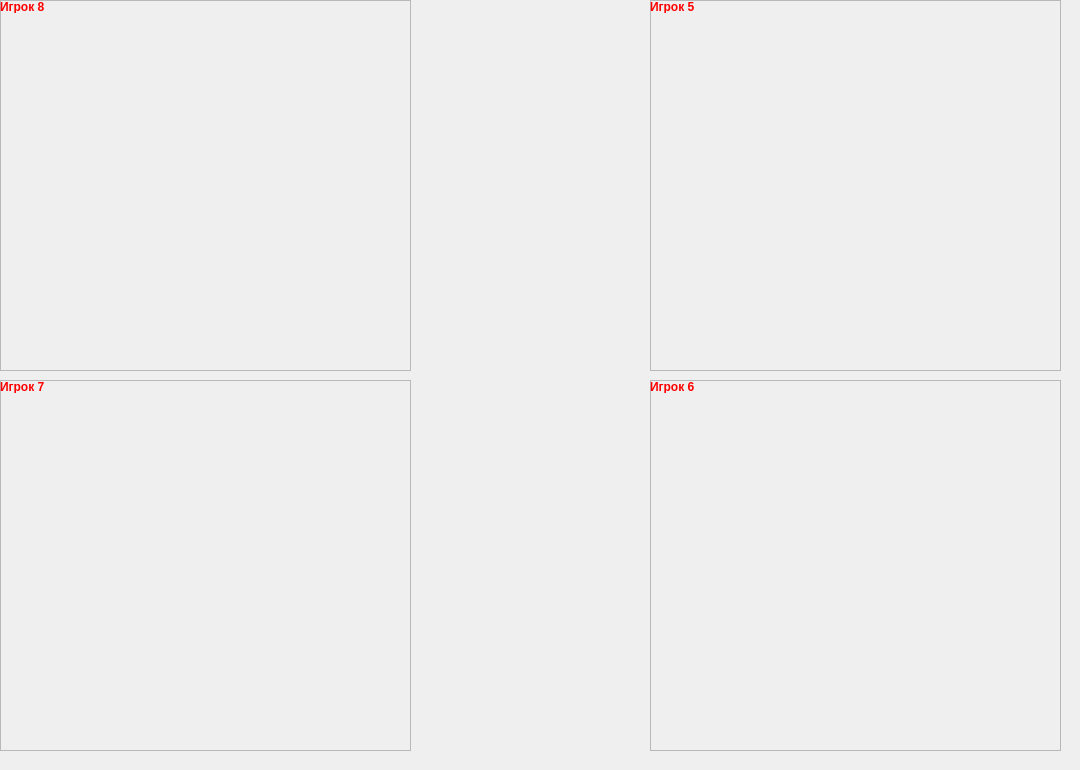
    <widget class="QWidget" name="tab_3">
     <attribute name="title">
      <string>5-8</string>
     </attribute>
     <widget class="QLabel" name="label_3">
      <property name="geometry">
       <rect>
        <x>0</x>
        <y>0</y>
        <width>1071</width>
        <height>761</height>
       </rect>
      </property>
      <property name="text">
       <string/>
      </property>
      <property name="pixmap">
       <pixmap>data/table2.png</pixmap>
      </property>
      <property name="scaledContents">
       <bool>true</bool>
      </property>
     </widget>
     <widget class="QExLabel" name="eventLabel_2" native="true">
      <property name="geometry">
       <rect>
        <x>430</x>
        <y>190</y>
        <width>201</width>
        <height>311</height>
       </rect>
      </property>
      <property name="text" stdset="0">
       <string/>
      </property>
     </widget>
     <widget class="QFrame" name="frame_5">
      <property name="geometry">
       <rect>
        <x>650</x>
        <y>0</y>
        <width>411</width>
        <height>371</height>
       </rect>
      </property>
      <property name="frameShape">
       <enum>QFrame::StyledPanel</enum>
      </property>
      <property name="frameShadow">
       <enum>QFrame::Raised</enum>
      </property>
      <widget class="QLabel" name="nameLabel_5">
       <property name="geometry">
        <rect>
         <x>0</x>
         <y>0</y>
         <width>52</width>
         <height>13</height>
        </rect>
       </property>
       <property name="palette">
        <palette>
         <active>
          <colorrole role="WindowText">
           <brush brushstyle="SolidPattern">
            <color alpha="255">
             <red>255</red>
             <green>0</green>
             <blue>0</blue>
            </color>
           </brush>
          </colorrole>
         </active>
         <inactive>
          <colorrole role="WindowText">
           <brush brushstyle="SolidPattern">
            <color alpha="255">
             <red>255</red>
             <green>0</green>
             <blue>0</blue>
            </color>
           </brush>
          </colorrole>
         </inactive>
         <disabled>
          <colorrole role="WindowText">
           <brush brushstyle="SolidPattern">
            <color alpha="255">
             <red>120</red>
             <green>120</green>
             <blue>120</blue>
            </color>
           </brush>
          </colorrole>
         </disabled>
        </palette>
       </property>
       <property name="font">
        <font>
         <weight>75</weight>
         <bold>true</bold>
        </font>
       </property>
       <property name="text">
        <string>Игрок 5</string>
       </property>
      </widget>
      <widget class="QExLabel" name="PersonLabel_5" native="true">
       <property name="geometry">
        <rect>
         <x>10</x>
         <y>20</y>
         <width>141</width>
         <height>241</height>
        </rect>
       </property>
       <property name="text" stdset="0">
        <string/>
       </property>
       <property name="pixmap" stdset="0">
        <pixmap>data/card.png</pixmap>
       </property>
       <property name="scaledContents" stdset="0">
        <bool>true</bool>
       </property>
      </widget>
      <widget class="QExLabel" name="LivesLabel_5" native="true">
       <property name="geometry">
        <rect>
         <x>310</x>
         <y>20</y>
         <width>91</width>
         <height>141</height>
        </rect>
       </property>
       <property name="text" stdset="0">
        <string/>
       </property>
       <property name="pixmap" stdset="0">
        <pixmap>data/card.png</pixmap>
       </property>
       <property name="scaledContents" stdset="0">
        <bool>true</bool>
       </property>
      </widget>
      <widget class="QExLabel" name="HeroLabel_5" native="true">
       <property name="geometry">
        <rect>
         <x>160</x>
         <y>20</y>
         <width>141</width>
         <height>241</height>
        </rect>
       </property>
       <property name="text" stdset="0">
        <string/>
       </property>
       <property name="pixmap" stdset="0">
        <pixmap>data/card.png</pixmap>
       </property>
       <property name="scaledContents" stdset="0">
        <bool>true</bool>
       </property>
      </widget>
      <widget class="QExLabel" name="card1_26" native="true">
       <property name="geometry">
        <rect>
         <x>10</x>
         <y>270</y>
         <width>71</width>
         <height>101</height>
        </rect>
       </property>
       <property name="text" stdset="0">
        <string/>
       </property>
       <property name="pixmap" stdset="0">
        <pixmap>data/card.png</pixmap>
       </property>
       <property name="scaledContents" stdset="0">
        <bool>true</bool>
       </property>
      </widget>
      <widget class="QExLabel" name="card1_27" native="true">
       <property name="geometry">
        <rect>
         <x>90</x>
         <y>270</y>
         <width>71</width>
         <height>101</height>
        </rect>
       </property>
       <property name="text" stdset="0">
        <string/>
       </property>
       <property name="pixmap" stdset="0">
        <pixmap>data/card.png</pixmap>
       </property>
       <property name="scaledContents" stdset="0">
        <bool>true</bool>
       </property>
      </widget>
      <widget class="QExLabel" name="card1_28" native="true">
       <property name="geometry">
        <rect>
         <x>170</x>
         <y>270</y>
         <width>71</width>
         <height>101</height>
        </rect>
       </property>
       <property name="text" stdset="0">
        <string/>
       </property>
       <property name="pixmap" stdset="0">
        <pixmap>data/card.png</pixmap>
       </property>
       <property name="scaledContents" stdset="0">
        <bool>true</bool>
       </property>
      </widget>
      <widget class="QExLabel" name="card1_29" native="true">
       <property name="geometry">
        <rect>
         <x>250</x>
         <y>270</y>
         <width>71</width>
         <height>101</height>
        </rect>
       </property>
       <property name="text" stdset="0">
        <string/>
       </property>
       <property name="pixmap" stdset="0">
        <pixmap>data/card.png</pixmap>
       </property>
       <property name="scaledContents" stdset="0">
        <bool>true</bool>
       </property>
      </widget>
      <widget class="QExLabel" name="card1_30" native="true">
       <property name="geometry">
        <rect>
         <x>330</x>
         <y>270</y>
         <width>71</width>
         <height>101</height>
        </rect>
       </property>
       <property name="text" stdset="0">
        <string/>
       </property>
       <property name="pixmap" stdset="0">
        <pixmap>data/card.png</pixmap>
       </property>
       <property name="scaledContents" stdset="0">
        <bool>true</bool>
       </property>
      </widget>
     </widget>
     <widget class="QFrame" name="frame_6">
      <property name="geometry">
       <rect>
        <x>650</x>
        <y>380</y>
        <width>411</width>
        <height>371</height>
       </rect>
      </property>
      <property name="frameShape">
       <enum>QFrame::StyledPanel</enum>
      </property>
      <property name="frameShadow">
       <enum>QFrame::Raised</enum>
      </property>
      <widget class="QLabel" name="nameLabel_6">
       <property name="geometry">
        <rect>
         <x>0</x>
         <y>0</y>
         <width>52</width>
         <height>13</height>
        </rect>
       </property>
       <property name="palette">
        <palette>
         <active>
          <colorrole role="WindowText">
           <brush brushstyle="SolidPattern">
            <color alpha="255">
             <red>255</red>
             <green>0</green>
             <blue>0</blue>
            </color>
           </brush>
          </colorrole>
         </active>
         <inactive>
          <colorrole role="WindowText">
           <brush brushstyle="SolidPattern">
            <color alpha="255">
             <red>255</red>
             <green>0</green>
             <blue>0</blue>
            </color>
           </brush>
          </colorrole>
         </inactive>
         <disabled>
          <colorrole role="WindowText">
           <brush brushstyle="SolidPattern">
            <color alpha="255">
             <red>120</red>
             <green>120</green>
             <blue>120</blue>
            </color>
           </brush>
          </colorrole>
         </disabled>
        </palette>
       </property>
       <property name="font">
        <font>
         <weight>75</weight>
         <bold>true</bold>
        </font>
       </property>
       <property name="text">
        <string>Игрок 6</string>
       </property>
      </widget>
      <widget class="QExLabel" name="PersonLabel_6" native="true">
       <property name="geometry">
        <rect>
         <x>10</x>
         <y>20</y>
         <width>141</width>
         <height>241</height>
        </rect>
       </property>
       <property name="text" stdset="0">
        <string/>
       </property>
       <property name="pixmap" stdset="0">
        <pixmap>data/card.png</pixmap>
       </property>
       <property name="scaledContents" stdset="0">
        <bool>true</bool>
       </property>
      </widget>
      <widget class="QExLabel" name="LivesLabel_6" native="true">
       <property name="geometry">
        <rect>
         <x>310</x>
         <y>20</y>
         <width>91</width>
         <height>141</height>
        </rect>
       </property>
       <property name="text" stdset="0">
        <string/>
       </property>
       <property name="pixmap" stdset="0">
        <pixmap>data/card.png</pixmap>
       </property>
       <property name="scaledContents" stdset="0">
        <bool>true</bool>
       </property>
      </widget>
      <widget class="QExLabel" name="HeroLabel_6" native="true">
       <property name="geometry">
        <rect>
         <x>160</x>
         <y>20</y>
         <width>141</width>
         <height>241</height>
        </rect>
       </property>
       <property name="text" stdset="0">
        <string/>
       </property>
       <property name="pixmap" stdset="0">
        <pixmap>data/card.png</pixmap>
       </property>
       <property name="scaledContents" stdset="0">
        <bool>true</bool>
       </property>
      </widget>
      <widget class="QExLabel" name="card1_31" native="true">
       <property name="geometry">
        <rect>
         <x>10</x>
         <y>270</y>
         <width>71</width>
         <height>101</height>
        </rect>
       </property>
       <property name="text" stdset="0">
        <string/>
       </property>
       <property name="pixmap" stdset="0">
        <pixmap>data/card.png</pixmap>
       </property>
       <property name="scaledContents" stdset="0">
        <bool>true</bool>
       </property>
      </widget>
      <widget class="QExLabel" name="card1_32" native="true">
       <property name="geometry">
        <rect>
         <x>90</x>
         <y>270</y>
         <width>71</width>
         <height>101</height>
        </rect>
       </property>
       <property name="text" stdset="0">
        <string/>
       </property>
       <property name="pixmap" stdset="0">
        <pixmap>data/card.png</pixmap>
       </property>
       <property name="scaledContents" stdset="0">
        <bool>true</bool>
       </property>
      </widget>
      <widget class="QExLabel" name="card1_33" native="true">
       <property name="geometry">
        <rect>
         <x>170</x>
         <y>270</y>
         <width>71</width>
         <height>101</height>
        </rect>
       </property>
       <property name="text" stdset="0">
        <string/>
       </property>
       <property name="pixmap" stdset="0">
        <pixmap>data/card.png</pixmap>
       </property>
       <property name="scaledContents" stdset="0">
        <bool>true</bool>
       </property>
      </widget>
      <widget class="QExLabel" name="card1_34" native="true">
       <property name="geometry">
        <rect>
         <x>250</x>
         <y>270</y>
         <width>71</width>
         <height>101</height>
        </rect>
       </property>
       <property name="text" stdset="0">
        <string/>
       </property>
       <property name="pixmap" stdset="0">
        <pixmap>data/card.png</pixmap>
       </property>
       <property name="scaledContents" stdset="0">
        <bool>true</bool>
       </property>
      </widget>
      <widget class="QExLabel" name="card1_35" native="true">
       <property name="geometry">
        <rect>
         <x>330</x>
         <y>270</y>
         <width>71</width>
         <height>101</height>
        </rect>
       </property>
       <property name="text" stdset="0">
        <string/>
       </property>
       <property name="pixmap" stdset="0">
        <pixmap>data/card.png</pixmap>
       </property>
       <property name="scaledContents" stdset="0">
        <bool>true</bool>
       </property>
      </widget>
     </widget>
     <widget class="QFrame" name="frame_7">
      <property name="geometry">
       <rect>
        <x>0</x>
        <y>380</y>
        <width>411</width>
        <height>371</height>
       </rect>
      </property>
      <property name="frameShape">
       <enum>QFrame::StyledPanel</enum>
      </property>
      <property name="frameShadow">
       <enum>QFrame::Raised</enum>
      </property>
      <widget class="QLabel" name="nameLabel_7">
       <property name="geometry">
        <rect>
         <x>0</x>
         <y>0</y>
         <width>52</width>
         <height>13</height>
        </rect>
       </property>
       <property name="palette">
        <palette>
         <active>
          <colorrole role="WindowText">
           <brush brushstyle="SolidPattern">
            <color alpha="255">
             <red>255</red>
             <green>0</green>
             <blue>0</blue>
            </color>
           </brush>
          </colorrole>
         </active>
         <inactive>
          <colorrole role="WindowText">
           <brush brushstyle="SolidPattern">
            <color alpha="255">
             <red>255</red>
             <green>0</green>
             <blue>0</blue>
            </color>
           </brush>
          </colorrole>
         </inactive>
         <disabled>
          <colorrole role="WindowText">
           <brush brushstyle="SolidPattern">
            <color alpha="255">
             <red>120</red>
             <green>120</green>
             <blue>120</blue>
            </color>
           </brush>
          </colorrole>
         </disabled>
        </palette>
       </property>
       <property name="font">
        <font>
         <weight>75</weight>
         <bold>true</bold>
        </font>
       </property>
       <property name="text">
        <string>Игрок 7</string>
       </property>
      </widget>
      <widget class="QExLabel" name="PersonLabel_7" native="true">
       <property name="geometry">
        <rect>
         <x>10</x>
         <y>20</y>
         <width>141</width>
         <height>241</height>
        </rect>
       </property>
       <property name="text" stdset="0">
        <string/>
       </property>
       <property name="pixmap" stdset="0">
        <pixmap>data/card.png</pixmap>
       </property>
       <property name="scaledContents" stdset="0">
        <bool>true</bool>
       </property>
      </widget>
      <widget class="QExLabel" name="LivesLabel_7" native="true">
       <property name="geometry">
        <rect>
         <x>310</x>
         <y>20</y>
         <width>91</width>
         <height>141</height>
        </rect>
       </property>
       <property name="text" stdset="0">
        <string/>
       </property>
       <property name="pixmap" stdset="0">
        <pixmap>data/card.png</pixmap>
       </property>
       <property name="scaledContents" stdset="0">
        <bool>true</bool>
       </property>
      </widget>
      <widget class="QExLabel" name="HeroLabel_7" native="true">
       <property name="geometry">
        <rect>
         <x>160</x>
         <y>20</y>
         <width>141</width>
         <height>241</height>
        </rect>
       </property>
       <property name="text" stdset="0">
        <string/>
       </property>
       <property name="pixmap" stdset="0">
        <pixmap>data/card.png</pixmap>
       </property>
       <property name="scaledContents" stdset="0">
        <bool>true</bool>
       </property>
      </widget>
      <widget class="QExLabel" name="card1_36" native="true">
       <property name="geometry">
        <rect>
         <x>10</x>
         <y>270</y>
         <width>71</width>
         <height>101</height>
        </rect>
       </property>
       <property name="text" stdset="0">
        <string/>
       </property>
       <property name="pixmap" stdset="0">
        <pixmap>data/card.png</pixmap>
       </property>
       <property name="scaledContents" stdset="0">
        <bool>true</bool>
       </property>
      </widget>
      <widget class="QExLabel" name="card1_37" native="true">
       <property name="geometry">
        <rect>
         <x>90</x>
         <y>270</y>
         <width>71</width>
         <height>101</height>
        </rect>
       </property>
       <property name="text" stdset="0">
        <string/>
       </property>
       <property name="pixmap" stdset="0">
        <pixmap>data/card.png</pixmap>
       </property>
       <property name="scaledContents" stdset="0">
        <bool>true</bool>
       </property>
      </widget>
      <widget class="QExLabel" name="card1_38" native="true">
       <property name="geometry">
        <rect>
         <x>170</x>
         <y>270</y>
         <width>71</width>
         <height>101</height>
        </rect>
       </property>
       <property name="text" stdset="0">
        <string/>
       </property>
       <property name="pixmap" stdset="0">
        <pixmap>data/card.png</pixmap>
       </property>
       <property name="scaledContents" stdset="0">
        <bool>true</bool>
       </property>
      </widget>
      <widget class="QExLabel" name="card1_39" native="true">
       <property name="geometry">
        <rect>
         <x>250</x>
         <y>270</y>
         <width>71</width>
         <height>101</height>
        </rect>
       </property>
       <property name="text" stdset="0">
        <string/>
       </property>
       <property name="pixmap" stdset="0">
        <pixmap>data/card.png</pixmap>
       </property>
       <property name="scaledContents" stdset="0">
        <bool>true</bool>
       </property>
      </widget>
      <widget class="QExLabel" name="card1_40" native="true">
       <property name="geometry">
        <rect>
         <x>330</x>
         <y>270</y>
         <width>71</width>
         <height>101</height>
        </rect>
       </property>
       <property name="text" stdset="0">
        <string/>
       </property>
       <property name="pixmap" stdset="0">
        <pixmap>data/card.png</pixmap>
       </property>
       <property name="scaledContents" stdset="0">
        <bool>true</bool>
       </property>
      </widget>
     </widget>
     <widget class="QFrame" name="frame_8">
      <property name="geometry">
       <rect>
        <x>0</x>
        <y>0</y>
        <width>411</width>
        <height>371</height>
       </rect>
      </property>
      <property name="frameShape">
       <enum>QFrame::StyledPanel</enum>
      </property>
      <property name="frameShadow">
       <enum>QFrame::Raised</enum>
      </property>
      <widget class="QLabel" name="nameLabel_8">
       <property name="geometry">
        <rect>
         <x>0</x>
         <y>0</y>
         <width>52</width>
         <height>13</height>
        </rect>
       </property>
       <property name="palette">
        <palette>
         <active>
          <colorrole role="WindowText">
           <brush brushstyle="SolidPattern">
            <color alpha="255">
             <red>255</red>
             <green>0</green>
             <blue>0</blue>
            </color>
           </brush>
          </colorrole>
         </active>
         <inactive>
          <colorrole role="WindowText">
           <brush brushstyle="SolidPattern">
            <color alpha="255">
             <red>255</red>
             <green>0</green>
             <blue>0</blue>
            </color>
           </brush>
          </colorrole>
         </inactive>
         <disabled>
          <colorrole role="WindowText">
           <brush brushstyle="SolidPattern">
            <color alpha="255">
             <red>120</red>
             <green>120</green>
             <blue>120</blue>
            </color>
           </brush>
          </colorrole>
         </disabled>
        </palette>
       </property>
       <property name="font">
        <font>
         <weight>75</weight>
         <bold>true</bold>
        </font>
       </property>
       <property name="text">
        <string>Игрок 8</string>
       </property>
      </widget>
      <widget class="QExLabel" name="PersonLabel_8" native="true">
       <property name="geometry">
        <rect>
         <x>10</x>
         <y>20</y>
         <width>141</width>
         <height>241</height>
        </rect>
       </property>
       <property name="text" stdset="0">
        <string/>
       </property>
       <property name="pixmap" stdset="0">
        <pixmap>data/card.png</pixmap>
       </property>
       <property name="scaledContents" stdset="0">
        <bool>true</bool>
       </property>
      </widget>
      <widget class="QExLabel" name="LivesLabel_8" native="true">
       <property name="geometry">
        <rect>
         <x>310</x>
         <y>20</y>
         <width>91</width>
         <height>141</height>
        </rect>
       </property>
       <property name="text" stdset="0">
        <string/>
       </property>
       <property name="pixmap" stdset="0">
        <pixmap>data/card.png</pixmap>
       </property>
       <property name="scaledContents" stdset="0">
        <bool>true</bool>
       </property>
      </widget>
      <widget class="QExLabel" name="HeroLabel_8" native="true">
       <property name="geometry">
        <rect>
         <x>160</x>
         <y>20</y>
         <width>141</width>
         <height>241</height>
        </rect>
       </property>
       <property name="text" stdset="0">
        <string/>
       </property>
       <property name="pixmap" stdset="0">
        <pixmap>data/card.png</pixmap>
       </property>
       <property name="scaledContents" stdset="0">
        <bool>true</bool>
       </property>
      </widget>
      <widget class="QExLabel" name="card1_41" native="true">
       <property name="geometry">
        <rect>
         <x>10</x>
         <y>270</y>
         <width>71</width>
         <height>101</height>
        </rect>
       </property>
       <property name="text" stdset="0">
        <string/>
       </property>
       <property name="pixmap" stdset="0">
        <pixmap>data/card.png</pixmap>
       </property>
       <property name="scaledContents" stdset="0">
        <bool>true</bool>
       </property>
      </widget>
      <widget class="QExLabel" name="card1_42" native="true">
       <property name="geometry">
        <rect>
         <x>90</x>
         <y>270</y>
         <width>71</width>
         <height>101</height>
        </rect>
       </property>
       <property name="text" stdset="0">
        <string/>
       </property>
       <property name="pixmap" stdset="0">
        <pixmap>data/card.png</pixmap>
       </property>
       <property name="scaledContents" stdset="0">
        <bool>true</bool>
       </property>
      </widget>
      <widget class="QExLabel" name="card1_43" native="true">
       <property name="geometry">
        <rect>
         <x>170</x>
         <y>270</y>
         <width>71</width>
         <height>101</height>
        </rect>
       </property>
       <property name="text" stdset="0">
        <string/>
       </property>
       <property name="pixmap" stdset="0">
        <pixmap>data/card.png</pixmap>
       </property>
       <property name="scaledContents" stdset="0">
        <bool>true</bool>
       </property>
      </widget>
      <widget class="QExLabel" name="card1_44" native="true">
       <property name="geometry">
        <rect>
         <x>250</x>
         <y>270</y>
         <width>71</width>
         <height>101</height>
        </rect>
       </property>
       <property name="text" stdset="0">
        <string/>
       </property>
       <property name="pixmap" stdset="0">
        <pixmap>data/card.png</pixmap>
       </property>
       <property name="scaledContents" stdset="0">
        <bool>true</bool>
       </property>
      </widget>
      <widget class="QExLabel" name="card1_45" native="true">
       <property name="geometry">
        <rect>
         <x>330</x>
         <y>270</y>
         <width>71</width>
         <height>101</height>
        </rect>
       </property>
       <property name="text" stdset="0">
        <string/>
       </property>
       <property name="pixmap" stdset="0">
        <pixmap>data/card.png</pixmap>
       </property>
       <property name="scaledContents" stdset="0">
        <bool>true</bool>
       </property>
      </widget>
     </widget>
     <widget class="QLabel" name="label_5">
      <property name="geometry">
       <rect>
        <x>420</x>
        <y>720</y>
        <width>221</width>
        <height>31</height>
       </rect>
      </property>
      <property name="font">
       <font>
        <pointsize>18</pointsize>
        <weight>75</weight>
        <bold>true</bold>
       </font>
      </property>
      <property name="text">
       <string></string>
      </property>
     </widget>
    </widget>
